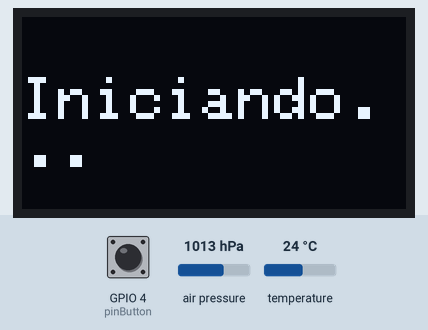
This sketch was run on a simulated ESP32-S3. Parts: 128×64 one-colour display. Wiring (inferred from the names in the program): SSD1306 OLED at I2C address 0x3C. The inputs (shaded band) are chosen by the test bench; at power-on: GPIO 4 (pinButton) HIGH, air pressure 1013 hPa, temperature 24 °C. WiFi joins after 1.5 s; servers stay silent unless stated; the local clock reads 2024-03-15 10:24:30 at power-on unless the sketch sets it; no MQTT or app messages arrive unless stated; what the sketch prints to the serial monitor is not drawn.

Above: at 2.1 s.
At 4.7 s:
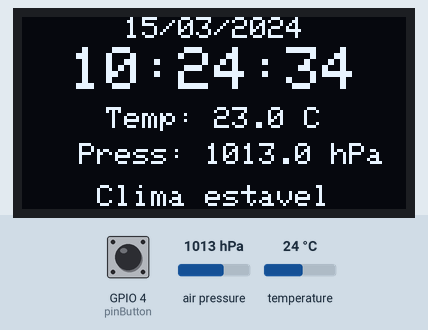
4.8 s: GPIO 4 (pinButton) pulled LOW for 0.15 s
At 6.4 s:
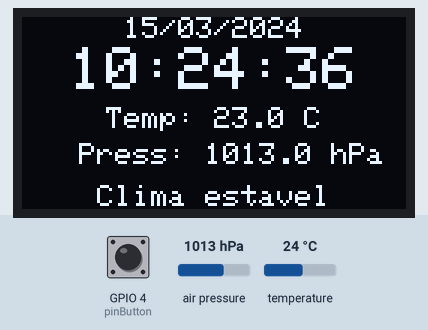
Timing chart, 0 to 7.9 s (numbered marks = the images above; inputs shaded):
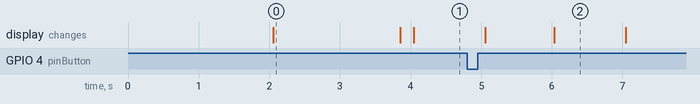

Measured:
- what the display in image 0 shows lasts 1.8 s, from 2.1 s to 3.9 s
- what the display in image 2 shows lasts 1.0 s, from 6.0 s to 7.0 s

The sketch:

DisplayNode.ino
```cpp
/**
 * @file main.cpp
 * @brief Estação Barométrica Modular ESP32-S3
 * @description Arquitetura baseada em funções independentes para fácil manutenção.
 */

#include <WiFi.h>
#include <PubSubClient.h>
#include <Wire.h>
#include <RTClib.h>
#include <time.h>
#include <Adafruit_Sensor.h>
#include <Adafruit_BMP280.h>
#include <Adafruit_GFX.h>
#include <Adafruit_SSD1306.h>

// =============================================================================
// CONFIGURAÇÕES GERAIS (Constants & Structs)
// =============================================================================

struct Config {
  const char* ssid = "wifiNetwork";
  const char* password = "wifiPassword";
  const char* mqtt_server = "192.168.0.0";
  const int mqtt_port = 1883;
  const char* mqtt_user = "mqttUser";
  const char* mqtt_pass = "mqttPassword";

  const int pinI2C_SDA = 8;
  const int pinI2C_SCL = 9;
  const int pinButton = 4;

  const int screenW = 128;
  const int screenH = 64;
  const int oledReset = -1;
  const int displayAddr = 0x3C;

  const unsigned long intervalBarometer = 300000;   // 5 minutos (reduzido de 15min para 5min)
  const unsigned long intervalHourlyPublish = 3600000;
  const unsigned long intervalWifiCheck = 30000;
  const unsigned long durationAlertInit = 120000;
  const unsigned long durationAlertDisplay = 1800000;
  const unsigned long durationButtonWake = 30000;
  const unsigned long debounceDelay = 50;

  // Calibração do sensor de temperatura (offset em °C)
  const float tempOffset = -1.0;  // Ajuste fino: -1.0 para compensar leitura 1°C acima
};

const Config cfg;

struct AlertThresholds {
  const float diff15 = 3.0;
  const float diff60 = 4.0;
  const float diff120 = 2.0;
};

const AlertThresholds thresholds;

// =============================================================================
// VARIÁVEIS GLOBAIS DE ESTADO (Compartilhadas entre módulos)
// =============================================================================

// Hardware Objects
WiFiClient espClient;
PubSubClient client(espClient);
RTC_DS3231 rtc;
Adafruit_BMP280 bmp;
Adafruit_SSD1306 display(cfg.screenW, cfg.screenH, &Wire, cfg.oledReset);

// Estados dos Módulos
bool isRtcFound = false;
bool isBmpFound = false;
bool isWifiConnected = false;
bool isDisplayOn = true;

// Estado da Lógica de Negócio
bool initPhaseSent = false;
bool initPhaseCleared = false;
float pressureHistory[9] = {0};
float currentTemp = 0.0;
float currentPressure = 0.0;
String currentAlertMsg = "Clima estavel";

// Timers Globais
unsigned long timerBarometer = 0;
unsigned long timerHourly = 0;
unsigned long timerWifi = 0;
unsigned long timerAlertInit = 0;
unsigned long timerAlertStart = 0;
unsigned long timerButtonWake = 0;
unsigned long timerDebounce = 0;

// Estado do Botão
int btnState = HIGH;
int lastBtnState = HIGH;

// =============================================================================
// MÓDULO: UTILITÁRIOS
// =============================================================================

void utilLog(const String& label, const String& msg) {
  Serial.println("[" + label + "] " + msg);
}

bool utilIsValidTime(DateTime t) {
  return (t.hour() <= 23 && t.minute() <= 59 && t.second() <= 59 &&
          t.day() >= 1 && t.day() <= 31 &&
          t.month() >= 1 && t.month() <= 12 &&
          t.year() >= 2020 && t.year() <= 2100);
}

void utilSetDisplayBrightness(uint8_t brightness) {
  Wire.beginTransmission(cfg.displayAddr);
  Wire.write(0x80); Wire.write(0x81);
  Wire.write(0x80); Wire.write(brightness);
  Wire.endTransmission();
}

// =============================================================================
// MÓDULO: DISPLAY (OLED)
// =============================================================================

void setupDisplay() {
  if (!display.begin(SSD1306_SWITCHCAPVCC, cfg.displayAddr)) {
    utilLog("ERROR", "Display SSD1306 nao encontrado");
    return;
  }
  utilSetDisplayBrightness(191);
  display.clearDisplay();
  display.setTextSize(2);
  display.setTextColor(SSD1306_WHITE);
  display.setCursor(0, 20);
  display.println("Iniciando...");
  display.display();
  utilLog("INFO", "Display inicializado");
}

void loopDisplayPowerManagement(unsigned long now) {
  if (!isRtcFound) return;

  DateTime t = rtc.now();
  bool isNight = (t.hour() >= 20 || t.hour() < 8);

  int reading = digitalRead(cfg.pinButton);
  if (reading != lastBtnState) {
    timerDebounce = now;
  }

  if ((now - timerDebounce) > cfg.debounceDelay) {
    if (reading != btnState) {
      btnState = reading;
      if (btnState == LOW) {
        timerButtonWake = now;
        utilLog("BTN", "Pressionado");
        if (!isDisplayOn) {
          display.ssd1306_command(SSD1306_DISPLAYON);
          isDisplayOn = true;
        }
      }
    }
  }
  lastBtnState = reading;

  if (isNight) {
    if (isDisplayOn && (now - timerButtonWake > cfg.durationButtonWake)) {
      display.ssd1306_command(SSD1306_DISPLAYOFF);
      isDisplayOn = false;
      utilLog("DISPLAY", "Desligado (Modo noturno)");
    }
  } else {
    if (!isDisplayOn) {
      display.ssd1306_command(SSD1306_DISPLAYON);
      isDisplayOn = true;
      utilLog("DISPLAY", "Ligado (Modo diurno)");
    }
  }
}

void loopDisplayRender() {
  if (!isDisplayOn) return;

  display.clearDisplay();
  display.setTextColor(SSD1306_WHITE);

  // Data/Hora
  if (isRtcFound) {
    DateTime now = rtc.now();
    if (utilIsValidTime(now)) {
      display.setTextSize(1);
      display.setCursor(34, 0);
      display.printf("%02d/%02d/%04d", now.day(), now.month(), now.year());
      display.setTextSize(2);
      display.setCursor(16, 10);
      display.printf("%02d:%02d:%02d", now.hour(), now.minute(), now.second());
    } else {
      display.setTextSize(1);
      display.setCursor(0, 0);
      display.println("RTC dados invalidos");
    }
  } else {
    display.setTextSize(1);
    display.setCursor(0, 0);
    display.println("RTC nao encontrado");
  }

  // Sensores
  if (isBmpFound) {
    display.setTextSize(1);
    display.setCursor(28, 30);
    display.printf("Temp: %.1f C", currentTemp);
    display.setCursor(19, 42);
    display.printf("Press: %.1f hPa", currentPressure);
  }

  // Alerta
  display.setTextSize(1);
  display.setCursor(25, 56);
  String displayMsg = currentAlertMsg.length() > 18 ? currentAlertMsg.substring(0, 17) + "." : currentAlertMsg;
  display.print(displayMsg);

  display.display();
}

// =============================================================================
// MÓDULO: SENSORES (RTC e BMP280)
// =============================================================================

void setupSensors() {
  // RTC
  if (rtc.begin()) {
    isRtcFound = true;
    utilLog("INFO", "RTC DS3231 encontrado");
    if (!utilIsValidTime(rtc.now())) {
      utilLog("WARN", "RTC com data invalida");
    }
  } else {
    utilLog("ERROR", "RTC DS3231 nao encontrado");
  }

  // BMP280
  if (bmp.begin(0x76)) {
    isBmpFound = true;
    utilLog("INFO", "BMP280 encontrado");
    bmp.setSampling(Adafruit_BMP280::MODE_NORMAL,
                    Adafruit_BMP280::SAMPLING_X2,
                    Adafruit_BMP280::SAMPLING_X16,
                    Adafruit_BMP280::FILTER_X16,
                    Adafruit_BMP280::STANDBY_MS_500);
  } else {
    utilLog("ERROR", "BMP280 nao encontrado");
  }
}

void loopSensorReadings(unsigned long now) {
  if (!isBmpFound || (now - timerBarometer < cfg.intervalBarometer)) return;

  timerBarometer = now;

  // Leitura direta
  float newTemp = bmp.readTemperature() + cfg.tempOffset;  // Aplica calibração de temperatura
  float newPressure = bmp.readPressure() / 100.0F;

  utilLog("SENSOR", "Temp: " + String(newTemp, 1) + " C | Pressao: " + String(newPressure, 1) + " hPa");

  // Atualiza histórico (desloca valores antigos)
  for (int i = 8; i > 0; i--) {
    pressureHistory[i] = pressureHistory[i-1];
  }
  pressureHistory[0] = newPressure;

  // Atualiza variáveis globais APÓS salvar no histórico
  currentTemp = newTemp;
  currentPressure = newPressure;

  // Publica dados no MQTT imediatamente após leitura
  if (isWifiConnected && client.connected()) {
    char tempStr[10];
    char pressStr[10];
    dtostrf(currentTemp, 1, 1, tempStr);
    dtostrf(currentPressure, 1, 1, pressStr);

    networkPublish("casa/temperatura", tempStr);
    networkPublish("casa/pressao", pressStr);
    utilLog("MQTT", "Dados publicados: Temp=" + String(tempStr) + " Pressao=" + String(pressStr));
  }
}

void syncRTCIfNeeded() {
  if (!isRtcFound || !isWifiConnected) return;

  DateTime now = rtc.now();
  bool needsSync = (now.year() < 2026 || (now.year() == 2026 && now.month() < 6)) || !utilIsValidTime(now);

  if (needsSync) {
    utilLog("INFO", "Sincronizando RTC com NTP...");
    struct tm timeinfo;
    if (getLocalTime(&timeinfo)) {
      rtc.adjust(DateTime(timeinfo.tm_year + 1900, timeinfo.tm_mon + 1, timeinfo.tm_mday,
                          timeinfo.tm_hour, timeinfo.tm_min, timeinfo.tm_sec));
      utilLog("INFO", "RTC atualizado via NTP");
    }
  }
}

// =============================================================================
// MÓDULO: REDE (WiFi e MQTT)
// =============================================================================

void setupNetwork() {
  utilLog("WIFI", "Conectando...");
  WiFi.disconnect();
  WiFi.begin(cfg.ssid, cfg.password);

  int tries = 0;
  while (WiFi.status() != WL_CONNECTED && tries < 60) {
    delay(500);
    Serial.print(".");
    tries++;
  }

  if (WiFi.status() == WL_CONNECTED) {
    isWifiConnected = true;
    utilLog("WIFI", "Conectado! IP: " + WiFi.localIP().toString());
    configTime(-10800, 0, "time.cloudflare.com");

    client.setServer(cfg.mqtt_server, cfg.mqtt_port);
    client.setKeepAlive(30);
    networkSendDiscoveryConfig();
  } else {
    isWifiConnected = false;
    utilLog("ERROR", "Falha na conexao WiFi");
  }
}

void loopNetworkMaintenance(unsigned long now) {
  if (now - timerWifi > cfg.intervalWifiCheck) {
    timerWifi = now;
    if (WiFi.status() != WL_CONNECTED) {
      utilLog("WARN", "WiFi desconectado. Reconectando...");
      isWifiConnected = false;
      setupNetwork(); // Reutiliza a lógica de conexão
      if (isWifiConnected && !client.connected()) {
        networkReconnectMQTT();
      }
    }
  }

  if (isWifiConnected && !client.connected()) {
    networkReconnectMQTT();
  }

  if (isWifiConnected) {
    client.loop();
  }
}

void networkReconnectMQTT() {
  String clientId = "ESP32_S3_Sensor_" + String((uint32_t)ESP.getEfuseMac(), HEX);
  if (client.connect(clientId.c_str(), cfg.mqtt_user, cfg.mqtt_pass)) {
    utilLog("MQTT", "Conectado");
    networkSendDiscoveryConfig();
  } else {
    utilLog("WARN", "Falha MQTT rc=" + String(client.state()));
    delay(5000);
  }
}

void networkSendDiscoveryConfig() {
  if (!isWifiConnected || !client.connected()) return;

  client.publish("homeassistant/sensor/esp32_ar_temp/config",
    "{\"name\":\"Temperatura ESP\",\"state_topic\":\"casa/temperatura\",\"unit_of_measurement\":\"°C\",\"device_class\":\"temperature\",\"unique_id\":\"esp32_ar_temp\"}", true);
  client.publish("homeassistant/sensor/esp32_ar_pressao/config",
    "{\"name\":\"Pressao ESP\",\"state_topic\":\"casa/pressao\",\"unit_of_measurement\":\"hPa\",\"device_class\":\"pressure\",\"unique_id\":\"esp32_ar_pressao\"}", true);
  client.publish("homeassistant/sensor/esp32_ar_alerta/config",
    "{\"name\":\"Alerta Clima ESP\",\"state_topic\":\"casa/alerta_clima\",\"unique_id\":\"esp32_ar_alerta\"}", true);
}

void networkPublish(const char* topic, const char* payload) {
  if (isWifiConnected && client.connected()) {
    client.publish(topic, payload);
  }
}

// =============================================================================
// MÓDULO: LÓGICA DE ALERTAS E NEGÓCIO
// =============================================================================

void loopAlertLogicInitialization(unsigned long now) {
  // Fase Inicial (Iniciando -> Monitorando)
  if (isBmpFound && !initPhaseSent && isWifiConnected) {
    networkPublish("casa/alerta_clima", "Iniciando");
    delay(200);
    networkPublish("casa/alerta_clima", "Iniciando");
    utilLog("ALERT", "Fase inicial: Iniciando");

    initPhaseSent = true;
    timerAlertInit = now;
  }

  if (initPhaseSent && !initPhaseCleared && isWifiConnected && (now - timerAlertInit > cfg.durationAlertInit)) {
    networkPublish("casa/alerta_clima", "Monitorando");
    utilLog("ALERT", "Fase inicial: Monitorando");
    initPhaseCleared = true;
  }
}

void loopAlertLogicEvaluation() {
  // Só avalia se temos leituras válidas no histórico
  bool triggered = false;
  String msg = "";

  if (pressureHistory[0] > 0) {
    float diff = currentPressure - pressureHistory[0];
    if (diff <= -thresholds.diff15) {
      msg = "PIORA RAPIDA: Queda (" + String(diff, 1) + " hPa/15min)";
      triggered = true;
    } else if (diff >= thresholds.diff15) {
      msg = "MELHORA RAPIDA: Alta (" + String(diff, 1) + " hPa/15min)";
      triggered = true;
    }
  }

  if (!triggered && pressureHistory[3] > 0) {
    float diff = currentPressure - pressureHistory[3];
    if (diff <= -thresholds.diff60) {
      msg = "TENDENCIA FORTE PIORA: (" + String(diff, 1) + " hPa/1h)";
      triggered = true;
    } else if (diff >= thresholds.diff60) {
      msg = "TENDENCIA FORTE MELHORA: (" + String(diff, 1) + " hPa/1h)";
      triggered = true;
    }
  }

  if (!triggered && pressureHistory[7] > 0) {
    float diff = currentPressure - pressureHistory[7];
    if (diff <= -thresholds.diff120) {
      msg = "TENDENCIA MODERADA PIORA: (" + String(diff, 1) + " hPa/2h)";
      triggered = true;
    } else if (diff >= thresholds.diff120) {
      msg = "TENDENCIA MODERADA MELHORA: (" + String(diff, 1) + " hPa/2h)";
      triggered = true;
    }
  }

  if (triggered) {
    currentAlertMsg = msg;
    timerAlertStart = millis();
    utilLog("ALERT", msg);
    networkPublish("casa/alerta_clima", msg.c_str());
  }
}

void loopAlertLogicHourlyStatus(unsigned long now) {
  if (!isWifiConnected || !initPhaseCleared || (now - timerHourly < cfg.intervalHourlyPublish)) return;

  timerHourly = now;

  if (currentAlertMsg == "Clima estavel" || (now - timerAlertStart > cfg.durationAlertDisplay)) {
    networkPublish("casa/alerta_clima", "Sem alerta");
    utilLog("ALERT", "Status horario: Sem alerta");
    currentAlertMsg = "Sem alerta";
  }
}

void loopAlertLogicExpiration(unsigned long now) {
  if (currentAlertMsg != "Clima estavel" && currentAlertMsg != "Sem alerta") {
    if (now - timerAlertStart > cfg.durationAlertDisplay) {
      currentAlertMsg = "Clima estavel";
      utilLog("ALERT", "Alerta expirou no display");
    }
  }
}

// =============================================================================
// MAIN: SETUP E LOOP
// =============================================================================

void setup() {
  Serial.begin(115200);
  delay(2000);
  utilLog("SYS", "=== Inicializando Estacao Barometrica ===");

  Wire.begin(cfg.pinI2C_SDA, cfg.pinI2C_SCL, 400000);
  pinMode(cfg.pinButton, INPUT_PULLUP);

  // 1. Inicializa Display
  setupDisplay();

  // 2. Inicializa Sensores
  setupSensors();

  // 3. Inicializa Rede
  setupNetwork();

  // 4. Sync RTC (depende de Rede e Sensor)
  syncRTCIfNeeded();

  // Inicializa timers
  timerBarometer = millis() - cfg.intervalBarometer; // Permite leitura imediata
  timerHourly = millis();
  timerWifi = millis();

  utilLog("SYS", "=== Setup Concluido ===");
}

void loop() {
  unsigned long now = millis();

  // 1. Gerenciamento de Energia do Display (Botão/Horário)
  loopDisplayPowerManagement(now);

  // 2. Manutenção de Rede (Reconexão WiFi/MQTT)
  loopNetworkMaintenance(now);

  // 3. Lógica de Inicialização do Sistema (Mensagem "Iniciando")
  loopAlertLogicInitialization(now);

  // 4. Leitura de Sensores (A cada 15 min)
  bool sensorRead = false;
  if (isBmpFound && (now - timerBarometer >= cfg.intervalBarometer)) {
    loopSensorReadings(now);
    sensorRead = true;
  }

  // 5. Avaliação de Alertas (apenas quando há nova leitura de sensores)
  if (sensorRead) {
     loopAlertLogicEvaluation();
  }

  // 6. Publicação Horária de Status
  loopAlertLogicHourlyStatus(now);

  // 7. Expiração Visual de Alertas
  loopAlertLogicExpiration(now);

  // 8. Renderização do Display (Se ligado)
  loopDisplayRender();

  delay(10);
}
```
